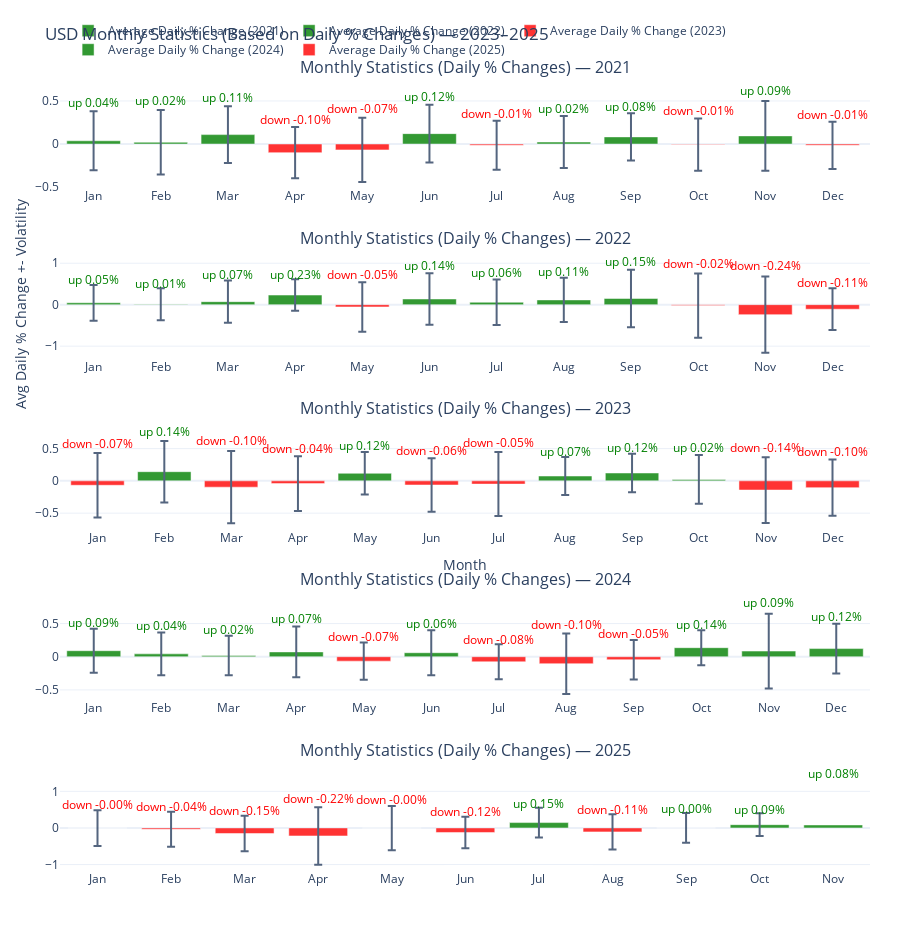

Source (notebook cell):
### Code cell
import plotly.graph_objects as go
from plotly.subplots import make_subplots

# Compute daily percentage change
df["daily_change"] = df["Close"].pct_change() * 100

# Aggregate daily stats by month
monthly_stats = df.groupby(pd.Grouper(key="Date", freq="M")).agg(
    avg_daily_return=("daily_change", "mean"),
    volatility=("daily_change", "std"),
    up_days=("daily_change", lambda x: (x > 0).sum()),
    down_days=("daily_change", lambda x: (x < 0).sum()),
    count=("daily_change", "count"),
)

# Add trend ratio and direction
monthly_stats["up_ratio"] = monthly_stats["up_days"] / monthly_stats["count"]
monthly_stats["trend"] = np.where(monthly_stats["avg_daily_return"] > 0, "up", "down")
monthly_stats["trend_color"] = np.where(
    monthly_stats["avg_daily_return"] > 0, "green", "red"
)

# Prepare figure
years = ["2021", "2022", "2023", "2024", "2025"]
fig = make_subplots(
    rows=len(years),
    cols=1,
    shared_xaxes=False,
    vertical_spacing=0.08,
    subplot_titles=[
        "Monthly Statistics (Daily % Changes) — 2021",
        "Monthly Statistics (Daily % Changes) — 2022",
        "Monthly Statistics (Daily % Changes) — 2023",
        "Monthly Statistics (Daily % Changes) — 2024",
        "Monthly Statistics (Daily % Changes) — 2025",
    ],
)

for i, year in enumerate(years, start=1):
    sub = monthly_stats.loc[monthly_stats.index.year == int(year)]

    # Bar chart for mean daily % change per month
    fig.add_trace(
        go.Bar(
            x=sub.index.strftime("%b"),
            y=sub["avg_daily_return"],
            error_y=dict(type="data", array=sub["volatility"], visible=True),
            marker_color=sub["trend_color"],
            opacity=0.8,
            name=f"Average Daily % Change ({year})",
            hovertemplate=(
                "Month: %{x}<br>"
                "Avg Daily Return: %{y:.2f}%<br>"
                "Volatility (Std): %{customdata[0]:.2f}%<br>"
                "Up Ratio: %{customdata[1]:.2f}<extra></extra>"
            ),
            customdata=np.stack([sub["volatility"], sub["up_ratio"]], axis=-1),
        ),
        row=i,
        col=1,
    )

    # Add trend arrow and volatility annotation
    for m, (idx, row_data) in enumerate(sub.iterrows()):
        color = "green" if row_data["avg_daily_return"] > 0 else "red"
        fig.add_annotation(
            text=f"{row_data['trend']} {row_data['avg_daily_return']:.2f}%",
            x=sub.index.strftime("%b")[m],
            y=row_data["avg_daily_return"] + row_data["volatility"] * 1.3,
            showarrow=False,
            font=dict(size=12, color=color),
            row=i,
            col=1,
        )

# Layout
fig.update_layout(
    title_text="USD Monthly Statistics (Based on Daily % Changes) — 2023–2025",
    template="plotly_white",
    height=950,
    hovermode="x unified",
    margin=dict(t=80, b=80, l=60, r=30),
    legend=dict(orientation="h", yanchor="bottom", y=1.02, xanchor="left", x=0.01),
)

# Axis labels
fig.update_yaxes(title_text="Avg Daily % Change +- Volatility", row=2, col=1)
fig.update_xaxes(title_text="Month", row=3, col=1)

fig.show()

### Figure 1 — Plotly figure (JSON) as saved in the notebook; plotly's stock layout.template omitted (floating-point values rounded to 4 significant figures)
{"data": [{"customdata": [[0.3416, 0.5263], [0.3737, 0.5263], [0.3298, 0.6522], [0.2965, 0.2857], [0.3733, 0.4], [0.3351, 0.6364], [0.2852, 0.5714], [0.3013, 0.5], [0.2741, 0.619], [0.3029, 0.4286], [0.4053, 0.4762], [0.2742, 0.5]], "error_y": {"array": [0.3416, 0.3737, 0.3298, 0.2965, 0.3733, 0.3351, 0.2852, 0.3013, 0.2741, 0.3029, 0.4053, 0.2742], "type": "data", "visible": true}, "hovertemplate": "Month: %{x}<br>Avg Daily Return: %{y:.2f}%<br>Volatility (Std): %{customdata[0]:.2f}%<br>Up Ratio: %{customdata[1]:.2f}<extra></extra>", "marker": {"color": ["green", "green", "green", "red", "red", "green", "red", "green", "green", "red", "green", "red"]}, "name": "Average Daily % Change (2021)", "opacity": 0.8, "type": "bar", "x": ["Jan", "Feb", "Mar", "Apr", "May", "Jun", "Jul", "Aug", "Sep", "Oct", "Nov", "Dec"], "xaxis": "x", "y": [0.03788, 0.02096, 0.1092, -0.1002, -0.06826, 0.1207, -0.01354, 0.02306, 0.08295, -0.006136, 0.09451, -0.01482], "yaxis": "y"}, {"customdata": [[0.431, 0.6], [0.3879, 0.5263], [0.5114, 0.6087], [0.3804, 0.85], [0.5973, 0.381], [0.6191, 0.5714], [0.547, 0.45], [0.5332, 0.5217], [0.6926, 0.5238], [0.7726, 0.5714], [0.9185, 0.381], [0.5039, 0.4762]], "error_y": {"array": [0.431, 0.3879, 0.5114, 0.3804, 0.5973, 0.6191, 0.547, 0.5332, 0.6926, 0.7726, 0.9185, 0.5039], "type": "data", "visible": true}, "hovertemplate": "Month: %{x}<br>Avg Daily Return: %{y:.2f}%<br>Volatility (Std): %{customdata[0]:.2f}%<br>Up Ratio: %{customdata[1]:.2f}<extra></extra>", "marker": {"color": ["green", "green", "green", "green", "red", "green", "green", "green", "green", "red", "red", "red"]}, "name": "Average Daily % Change (2022)", "opacity": 0.8, "type": "bar", "x": ["Jan", "Feb", "Mar", "Apr", "May", "Jun", "Jul", "Aug", "Sep", "Oct", "Nov", "Dec"], "xaxis": "x2", "y": [0.04616, 0.009972, 0.07262, 0.232, -0.05458, 0.1376, 0.05889, 0.1149, 0.1499, -0.02227, -0.2401, -0.1092], "yaxis": "y2"}, {"customdata": [[0.5008, 0.4], [0.4755, 0.5263], [0.5604, 0.3478], [0.4242, 0.4211], [0.3305, 0.5909], [0.4127, 0.4762], [0.4957, 0.5], [0.2954, 0.6087], [0.2988, 0.65], [0.3773, 0.5], [0.5087, 0.4762], [0.4358, 0.45]], "error_y": {"array": [0.5008, 0.4755, 0.5604, 0.4242, 0.3305, 0.4127, 0.4957, 0.2954, 0.2988, 0.3773, 0.5087, 0.4358], "type": "data", "visible": true}, "hovertemplate": "Month: %{x}<br>Avg Daily Return: %{y:.2f}%<br>Volatility (Std): %{customdata[0]:.2f}%<br>Up Ratio: %{customdata[1]:.2f}<extra></extra>", "marker": {"color": ["red", "green", "red", "red", "green", "red", "red", "green", "green", "green", "red", "red"]}, "name": "Average Daily % Change (2023)", "opacity": 0.8, "type": "bar", "x": ["Jan", "Feb", "Mar", "Apr", "May", "Jun", "Jul", "Aug", "Sep", "Oct", "Nov", "Dec"], "xaxis": "x3", "y": [-0.06784, 0.1421, -0.09741, -0.04244, 0.1175, -0.06397, -0.05009, 0.07493, 0.1221, 0.02161, -0.1419, -0.105], "yaxis": "y3"}, {"customdata": [[0.332, 0.5238], [0.3231, 0.35], [0.2988, 0.55], [0.3833, 0.5455], [0.2804, 0.4545], [0.3389, 0.5263], [0.2639, 0.4091], [0.4563, 0.5], [0.299, 0.55], [0.2632, 0.6957], [0.5639, 0.6], [0.3746, 0.6667]], "error_y": {"array": [0.332, 0.3231, 0.2988, 0.3833, 0.2804, 0.3389, 0.2639, 0.4563, 0.299, 0.2632, 0.5639, 0.3746], "type": "data", "visible": true}, "hovertemplate": "Month: %{x}<br>Avg Daily Return: %{y:.2f}%<br>Volatility (Std): %{customdata[0]:.2f}%<br>Up Ratio: %{customdata[1]:.2f}<extra></extra>", "marker": {"color": ["green", "green", "green", "green", "red", "green", "red", "red", "red", "green", "green", "green"]}, "name": "Average Daily % Change (2024)", "opacity": 0.8, "type": "bar", "x": ["Jan", "Feb", "Mar", "Apr", "May", "Jun", "Jul", "Aug", "Sep", "Oct", "Nov", "Dec"], "xaxis": "x4", "y": [0.09087, 0.04341, 0.01911, 0.07276, -0.06642, 0.06056, -0.07627, -0.105, -0.045, 0.1363, 0.08546, 0.123], "yaxis": "y4"}, {"customdata": [[0.486, 0.5238], [0.4777, 0.5263], [0.4843, 0.4286], [0.7841, 0.4286], [0.6061, 0.4545], [0.4321, 0.35], [0.4067, 0.6364], [0.4803, 0.381], [0.4081, 0.4286], [0.3118, 0.6087], [NaN, 1.0]], "error_y": {"array": [0.486, 0.4777, 0.4843, 0.7841, 0.6061, 0.4321, 0.4067, 0.4803, 0.4081, 0.3118, NaN], "type": "data", "visible": true}, "hovertemplate": "Month: %{x}<br>Avg Daily Return: %{y:.2f}%<br>Volatility (Std): %{customdata[0]:.2f}%<br>Up Ratio: %{customdata[1]:.2f}<extra></extra>", "marker": {"color": ["red", "red", "red", "red", "red", "red", "green", "red", "green", "green", "green"]}, "name": "Average Daily % Change (2025)", "opacity": 0.8, "type": "bar", "x": ["Jan", "Feb", "Mar", "Apr", "May", "Jun", "Jul", "Aug", "Sep", "Oct", "Nov"], "xaxis": "x5", "y": [-0.004143, -0.03595, -0.1516, -0.2185, -0.004653, -0.1239, 0.1463, -0.1077, 0.0007925, 0.08985, 0.08217], "yaxis": "y5"}], "layout": {"annotations": [{"font": {"size": 16}, "showarrow": false, "text": "Monthly Statistics (Daily % Changes) — 2021", "x": 0.5, "xanchor": "center", "xref": "paper", "y": 1.0, "yanchor": "bottom", "yref": "paper"}, {"font": {"size": 16}, "showarrow": false, "text": "Monthly Statistics (Daily % Changes) — 2022", "x": 0.5, "xanchor": "center", "xref": "paper", "y": 0.784, "yanchor": "bottom", "yref": "paper"}, {"font": {"size": 16}, "showarrow": false, "text": "Monthly Statistics (Daily % Changes) — 2023", "x": 0.5, "xanchor": "center", "xref": "paper", "y": 0.568, "yanchor": "bottom", "yref": "paper"}, {"font": {"size": 16}, "showarrow": false, "text": "Monthly Statistics (Daily % Changes) — 2024", "x": 0.5, "xanchor": "center", "xref": "paper", "y": 0.352, "yanchor": "bottom", "yref": "paper"}, {"font": {"size": 16}, "showarrow": false, "text": "Monthly Statistics (Daily % Changes) — 2025", "x": 0.5, "xanchor": "center", "xref": "paper", "y": 0.136, "yanchor": "bottom", "yref": "paper"}, {"font": {"color": "green", "size": 12}, "showarrow": false, "text": "up 0.04%", "x": "Jan", "xref": "x", "y": 0.482, "yref": "y"}, {"font": {"color": "green", "size": 12}, "showarrow": false, "text": "up 0.02%", "x": "Feb", "xref": "x", "y": 0.5067, "yref": "y"}, {"font": {"color": "green", "size": 12}, "showarrow": false, "text": "up 0.11%", "x": "Mar", "xref": "x", "y": 0.5379, "yref": "y"}, {"font": {"color": "red", "size": 12}, "showarrow": false, "text": "down -0.10%", "x": "Apr", "xref": "x", "y": 0.2852, "yref": "y"}, {"font": {"color": "red", "size": 12}, "showarrow": false, "text": "down -0.07%", "x": "May", "xref": "x", "y": 0.417, "yref": "y"}, {"font": {"color": "green", "size": 12}, "showarrow": false, "text": "up 0.12%", "x": "Jun", "xref": "x", "y": 0.5563, "yref": "y"}, {"font": {"color": "red", "size": 12}, "showarrow": false, "text": "down -0.01%", "x": "Jul", "xref": "x", "y": 0.3572, "yref": "y"}, {"font": {"color": "green", "size": 12}, "showarrow": false, "text": "up 0.02%", "x": "Aug", "xref": "x", "y": 0.4147, "yref": "y"}, {"font": {"color": "green", "size": 12}, "showarrow": false, "text": "up 0.08%", "x": "Sep", "xref": "x", "y": 0.4393, "yref": "y"}, {"font": {"color": "red", "size": 12}, "showarrow": false, "text": "down -0.01%", "x": "Oct", "xref": "x", "y": 0.3877, "yref": "y"}, {"font": {"color": "green", "size": 12}, "showarrow": false, "text": "up 0.09%", "x": "Nov", "xref": "x", "y": 0.6214, "yref": "y"}, {"font": {"color": "red", "size": 12}, "showarrow": false, "text": "down -0.01%", "x": "Dec", "xref": "x", "y": 0.3417, "yref": "y"}, {"font": {"color": "green", "size": 12}, "showarrow": false, "text": "up 0.05%", "x": "Jan", "xref": "x2", "y": 0.6064, "yref": "y2"}, {"font": {"color": "green", "size": 12}, "showarrow": false, "text": "up 0.01%", "x": "Feb", "xref": "x2", "y": 0.5142, "yref": "y2"}, {"font": {"color": "green", "size": 12}, "showarrow": false, "text": "up 0.07%", "x": "Mar", "xref": "x2", "y": 0.7374, "yref": "y2"}, {"font": {"color": "green", "size": 12}, "showarrow": false, "text": "up 0.23%", "x": "Apr", "xref": "x2", "y": 0.7265, "yref": "y2"}, {"font": {"color": "red", "size": 12}, "showarrow": false, "text": "down -0.05%", "x": "May", "xref": "x2", "y": 0.7219, "yref": "y2"}, {"font": {"color": "green", "size": 12}, "showarrow": false, "text": "up 0.14%", "x": "Jun", "xref": "x2", "y": 0.9423, "yref": "y2"}, {"font": {"color": "green", "size": 12}, "showarrow": false, "text": "up 0.06%", "x": "Jul", "xref": "x2", "y": 0.77, "yref": "y2"}, {"font": {"color": "green", "size": 12}, "showarrow": false, "text": "up 0.11%", "x": "Aug", "xref": "x2", "y": 0.808, "yref": "y2"}, {"font": {"color": "green", "size": 12}, "showarrow": false, "text": "up 0.15%", "x": "Sep", "xref": "x2", "y": 1.05, "yref": "y2"}, {"font": {"color": "red", "size": 12}, "showarrow": false, "text": "down -0.02%", "x": "Oct", "xref": "x2", "y": 0.9821, "yref": "y2"}, {"font": {"color": "red", "size": 12}, "showarrow": false, "text": "down -0.24%", "x": "Nov", "xref": "x2", "y": 0.9539, "yref": "y2"}, {"font": {"color": "red", "size": 12}, "showarrow": false, "text": "down -0.11%", "x": "Dec", "xref": "x2", "y": 0.5459, "yref": "y2"}, {"font": {"color": "red", "size": 12}, "showarrow": false, "text": "down -0.07%", "x": "Jan", "xref": "x3", "y": 0.5832, "yref": "y3"}, {"font": {"color": "green", "size": 12}, "showarrow": false, "text": "up 0.14%", "x": "Feb", "xref": "x3", "y": 0.7603, "yref": "y3"}, {"font": {"color": "red", "size": 12}, "showarrow": false, "text": "down -0.10%", "x": "Mar", "xref": "x3", "y": 0.6311, "yref": "y3"}, {"font": {"color": "red", "size": 12}, "showarrow": false, "text": "down -0.04%", "x": "Apr", "xref": "x3", "y": 0.509, "yref": "y3"}, {"font": {"color": "green", "size": 12}, "showarrow": false, "text": "up 0.12%", "x": "May", "xref": "x3", "y": 0.5472, "yref": "y3"}, {"font": {"color": "red", "size": 12}, "showarrow": false, "text": "down -0.06%", "x": "Jun", "xref": "x3", "y": 0.4725, "yref": "y3"}, {"font": {"color": "red", "size": 12}, "showarrow": false, "text": "down -0.05%", "x": "Jul", "xref": "x3", "y": 0.5943, "yref": "y3"}, {"font": {"color": "green", "size": 12}, "showarrow": false, "text": "up 0.07%", "x": "Aug", "xref": "x3", "y": 0.459, "yref": "y3"}, {"font": {"color": "green", "size": 12}, "showarrow": false, "text": "up 0.12%", "x": "Sep", "xref": "x3", "y": 0.5105, "yref": "y3"}, {"font": {"color": "green", "size": 12}, "showarrow": false, "text": "up 0.02%", "x": "Oct", "xref": "x3", "y": 0.5121, "yref": "y3"}, {"font": {"color": "red", "size": 12}, "showarrow": false, "text": "down -0.14%", "x": "Nov", "xref": "x3", "y": 0.5194, "yref": "y3"}, {"font": {"color": "red", "size": 12}, "showarrow": false, "text": "down -0.10%", "x": "Dec", "xref": "x3", "y": 0.4616, "yref": "y3"}, {"font": {"color": "green", "size": 12}, "showarrow": false, "text": "up 0.09%", "x": "Jan", "xref": "x4", "y": 0.5224, "yref": "y4"}, {"font": {"color": "green", "size": 12}, "showarrow": false, "text": "up 0.04%", "x": "Feb", "xref": "x4", "y": 0.4634, "yref": "y4"}, {"font": {"color": "green", "size": 12}, "showarrow": false, "text": "up 0.02%", "x": "Mar", "xref": "x4", "y": 0.4076, "yref": "y4"}, {"font": {"color": "green", "size": 12}, "showarrow": false, "text": "up 0.07%", "x": "Apr", "xref": "x4", "y": 0.571, "yref": "y4"}, {"font": {"color": "red", "size": 12}, "showarrow": false, "text": "down -0.07%", "x": "May", "xref": "x4", "y": 0.2981, "yref": "y4"}, {"font": {"color": "green", "size": 12}, "showarrow": false, "text": "up 0.06%", "x": "Jun", "xref": "x4", "y": 0.5011, "yref": "y4"}, {"font": {"color": "red", "size": 12}, "showarrow": false, "text": "down -0.08%", "x": "Jul", "xref": "x4", "y": 0.2668, "yref": "y4"}, {"font": {"color": "red", "size": 12}, "showarrow": false, "text": "down -0.10%", "x": "Aug", "xref": "x4", "y": 0.4882, "yref": "y4"}, {"font": {"color": "red", "size": 12}, "showarrow": false, "text": "down -0.05%", "x": "Sep", "xref": "x4", "y": 0.3437, "yref": "y4"}, {"font": {"color": "green", "size": 12}, "showarrow": false, "text": "up 0.14%", "x": "Oct", "xref": "x4", "y": 0.4785, "yref": "y4"}, {"font": {"color": "green", "size": 12}, "showarrow": false, "text": "up 0.09%", "x": "Nov", "xref": "x4", "y": 0.8185, "yref": "y4"}, {"font": {"color": "green", "size": 12}, "showarrow": false, "text": "up 0.12%", "x": "Dec", "xref": "x4", "y": 0.6099, "yref": "y4"}, {"font": {"color": "red", "size": 12}, "showarrow": false, "text": "down -0.00%", "x": "Jan", "xref": "x5", "y": 0.6276, "yref": "y5"}, {"font": {"color": "red", "size": 12}, "showarrow": false, "text": "down -0.04%", "x": "Feb", "xref": "x5", "y": 0.585, "yref": "y5"}, {"font": {"color": "red", "size": 12}, "showarrow": false, "text": "down -0.15%", "x": "Mar", "xref": "x5", "y": 0.478, "yref": "y5"}, {"font": {"color": "red", "size": 12}, "showarrow": false, "text": "down -0.22%", "x": "Apr", "xref": "x5", "y": 0.8009, "yref": "y5"}, {"font": {"color": "red", "size": 12}, "showarrow": false, "text": "down -0.00%", "x": "May", "xref": "x5", "y": 0.7833, "yref": "y5"}, {"font": {"color": "red", "size": 12}, "showarrow": false, "text": "down -0.12%", "x": "Jun", "xref": "x5", "y": 0.4378, "yref": "y5"}, {"font": {"color": "green", "size": 12}, "showarrow": false, "text": "up 0.15%", "x": "Jul", "xref": "x5", "y": 0.6751, "yref": "y5"}, {"font": {"color": "red", "size": 12}, "showarrow": false, "text": "down -0.11%", "x": "Aug", "xref": "x5", "y": 0.5168, "yref": "y5"}, {"font": {"color": "green", "size": 12}, "showarrow": false, "text": "up 0.00%", "x": "Sep", "xref": "x5", "y": 0.5313, "yref": "y5"}, {"font": {"color": "green", "size": 12}, "showarrow": false, "text": "up 0.09%", "x": "Oct", "xref": "x5", "y": 0.4952, "yref": "y5"}, {"font": {"color": "green", "size": 12}, "showarrow": false, "text": "up 0.08%", "x": "Nov", "xref": "x5", "y": null, "yref": "y5"}], "height": 950, "hovermode": "x unified", "legend": {"orientation": "h", "x": 0.01, "xanchor": "left", "y": 1.02, "yanchor": "bottom"}, "margin": {"b": 80, "l": 60, "r": 30, "t": 80}, "title": {"text": "USD Monthly Statistics (Based on Daily % Changes) — 2023–2025"}, "xaxis": {"anchor": "y", "domain": [0, 1]}, "xaxis2": {"anchor": "y2", "domain": [0, 1]}, "xaxis3": {"anchor": "y3", "domain": [0, 1], "title": {"text": "Month"}}, "xaxis4": {"anchor": "y4", "domain": [0, 1]}, "xaxis5": {"anchor": "y5", "domain": [0, 1]}, "yaxis": {"anchor": "x", "domain": [0.864, 1.0]}, "yaxis2": {"anchor": "x2", "domain": [0.648, 0.784], "title": {"text": "Avg Daily % Change +- Volatility"}}, "yaxis3": {"anchor": "x3", "domain": [0.432, 0.568]}, "yaxis4": {"anchor": "x4", "domain": [0.216, 0.352]}, "yaxis5": {"anchor": "x5", "domain": [0, 0.136]}}}
